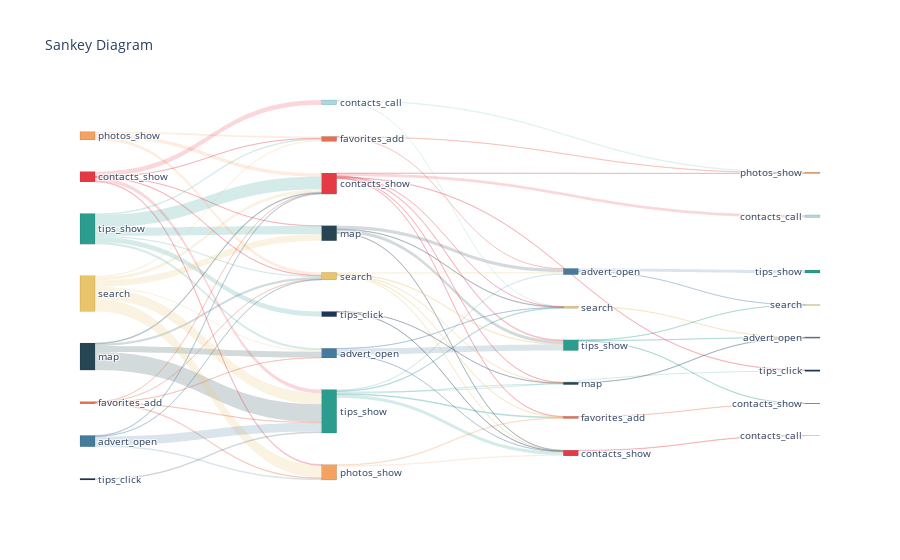

Notebook cell for this chart:
### Code cell
# построим диаграмму Санкея
sankey_diagram.show()

### Figure 1 — Plotly figure (JSON) as saved in the notebook; plotly's stock layout.template omitted (floating-point values rounded to 4 significant figures)
{"data": [{"domain": {"x": [0, 1], "y": [0, 1]}, "link": {"color": ["rgba(42, 157, 143, 0.2)", "rgba(42, 157, 143, 0.2)", "rgba(42, 157, 143, 0.2)", "rgba(42, 157, 143, 0.2)", "rgba(42, 157, 143, 0.2)", "rgba(42, 157, 143, 0.2)", "rgba(38, 70, 83, 0.2)", "rgba(38, 70, 83, 0.2)", "rgba(38, 70, 83, 0.2)", "rgba(38, 70, 83, 0.2)", "rgba(233, 196, 106, 0.2)", "rgba(233, 196, 106, 0.2)", "rgba(233, 196, 106, 0.2)", "rgba(233, 196, 106, 0.2)", "rgba(233, 196, 106, 0.2)", "rgba(233, 196, 106, 0.2)", "rgba(244, 162, 97, 0.2)", "rgba(244, 162, 97, 0.2)", "rgba(244, 162, 97, 0.2)", "rgba(230, 57, 70, 0.2)", "rgba(230, 57, 70, 0.2)", "rgba(230, 57, 70, 0.2)", "rgba(230, 57, 70, 0.2)", "rgba(230, 57, 70, 0.2)", "rgba(230, 57, 70, 0.2)", "rgba(231, 111, 81, 0.2)", "rgba(231, 111, 81, 0.2)", "rgba(231, 111, 81, 0.2)", "rgba(231, 111, 81, 0.2)", "rgba(231, 111, 81, 0.2)", "rgba(69, 123, 157, 0.2)", "rgba(69, 123, 157, 0.2)", "rgba(69, 123, 157, 0.2)", "rgba(69, 123, 157, 0.2)", "rgba(29, 53, 87, 0.2)", "rgba(42, 157, 143, 0.2)", "rgba(42, 157, 143, 0.2)", "rgba(42, 157, 143, 0.2)", "rgba(42, 157, 143, 0.2)", "rgba(42, 157, 143, 0.2)", "rgba(42, 157, 143, 0.2)", "rgba(38, 70, 83, 0.2)", "rgba(38, 70, 83, 0.2)", "rgba(38, 70, 83, 0.2)", "rgba(38, 70, 83, 0.2)", "rgba(244, 162, 97, 0.2)", "rgba(244, 162, 97, 0.2)", "rgba(231, 111, 81, 0.2)", "rgba(231, 111, 81, 0.2)", "rgba(168, 218, 220, 0.2)", "rgba(168, 218, 220, 0.2)", "rgba(230, 57, 70, 0.2)", "rgba(230, 57, 70, 0.2)", "rgba(230, 57, 70, 0.2)", "rgba(230, 57, 70, 0.2)", "rgba(230, 57, 70, 0.2)", "rgba(230, 57, 70, 0.2)", "rgba(230, 57, 70, 0.2)", "rgba(69, 123, 157, 0.2)", "rgba(69, 123, 157, 0.2)", "rgba(69, 123, 157, 0.2)", "rgba(233, 196, 106, 0.2)", "rgba(233, 196, 106, 0.2)", "rgba(233, 196, 106, 0.2)", "rgba(233, 196, 106, 0.2)", "rgba(233, 196, 106, 0.2)", "rgba(29, 53, 87, 0.2)", "rgba(29, 53, 87, 0.2)", "rgba(233, 196, 106, 0.2)", "rgba(230, 57, 70, 0.2)", "rgba(42, 157, 143, 0.2)", "rgba(42, 157, 143, 0.2)", "rgba(42, 157, 143, 0.2)", "rgba(69, 123, 157, 0.2)", "rgba(69, 123, 157, 0.2)", "rgba(38, 70, 83, 0.2)", "rgba(231, 111, 81, 0.2)"], "label": ["26.9%", "4.5%", "41.4%", "6.7%", "3.8%", "16.7%", "67.1%", "3.3%", "22.1%", "7.5%", "30.9%", "18.2%", "34.8%", "4.3%", "8.3%", "3.6%", "21.4%", "42.0%", "36.7%", "35.0%", "3.2%", "7.5%", "2.8%", "46.7%", "4.9%", "21.9%", "35.4%", "13.5%", "16.7%", "12.5%", "76.8%", "12.8%", "6.0%", "4.3%", "100.0%", "7.9%", "38.7%", "15.0%", "12.5%", "15.5%", "10.4%", "7.1%", "6.2%", "41.3%", "45.4%", "65.8%", "34.2%", "62.5%", "37.5%", "26.2%", "73.8%", "4.9%", "5.3%", "46.6%", "16.6%", "9.7%", "8.9%", "8.1%", "4.3%", "4.7%", "91.0%", "10.1%", "21.6%", "43.9%", "12.9%", "11.5%", "54.8%", "45.2%", "100.0%", "100.0%", "32.1%", "30.4%", "37.5%", "91.8%", "8.2%", "100.0%", "100.0%"], "source": [0, 0, 0, 0, 0, 0, 1, 1, 1, 1, 2, 2, 2, 2, 2, 2, 3, 3, 3, 4, 4, 4, 4, 4, 4, 5, 5, 5, 5, 5, 6, 6, 6, 6, 7, 8, 8, 8, 8, 8, 8, 9, 9, 9, 9, 10, 10, 11, 11, 12, 12, 13, 13, 13, 13, 13, 13, 13, 14, 14, 14, 15, 15, 15, 15, 15, 16, 16, 17, 19, 21, 21, 21, 22, 22, 24, 25], "target": [9, 11, 13, 14, 15, 16, 8, 13, 14, 15, 8, 9, 10, 11, 13, 14, 11, 13, 15, 8, 9, 10, 11, 12, 15, 8, 10, 13, 14, 15, 8, 10, 13, 15, 8, 17, 19, 22, 23, 24, 25, 17, 19, 21, 22, 19, 25, 18, 22, 17, 18, 17, 18, 20, 21, 23, 24, 25, 17, 19, 21, 19, 21, 22, 24, 25, 19, 24, 28, 26, 28, 30, 31, 27, 30, 28, 31], "value": [375, 63, 578, 93, 53, 233, 827, 41, 272, 93, 501, 295, 564, 69, 135, 59, 81, 159, 139, 164, 15, 35, 13, 219, 23, 21, 34, 13, 16, 12, 395, 66, 31, 22, 73, 29, 142, 55, 46, 57, 38, 24, 21, 140, 154, 52, 27, 20, 12, 11, 31, 12, 13, 115, 41, 24, 22, 20, 13, 14, 273, 14, 30, 61, 18, 16, 17, 14, 19, 22, 18, 17, 21, 134, 12, 19, 11]}, "node": {"color": ["rgba(42, 157, 143, 1)", "rgba(38, 70, 83, 1)", "rgba(233, 196, 106, 1)", "rgba(244, 162, 97, 1)", "rgba(230, 57, 70, 1)", "rgba(231, 111, 81, 1)", "rgba(69, 123, 157, 1)", "rgba(29, 53, 87, 1)", "rgba(42, 157, 143, 1)", "rgba(38, 70, 83, 1)", "rgba(244, 162, 97, 1)", "rgba(231, 111, 81, 1)", "rgba(168, 218, 220, 1)", "rgba(230, 57, 70, 1)", "rgba(69, 123, 157, 1)", "rgba(233, 196, 106, 1)", "rgba(29, 53, 87, 1)", "rgba(233, 196, 106, 1)", "rgba(244, 162, 97, 1)", "rgba(230, 57, 70, 1)", "rgba(168, 218, 220, 1)", "rgba(42, 157, 143, 1)", "rgba(69, 123, 157, 1)", "rgba(29, 53, 87, 1)", "rgba(38, 70, 83, 1)", "rgba(231, 111, 81, 1)", "rgba(168, 218, 220, 1)", "rgba(42, 157, 143, 1)", "rgba(69, 123, 157, 1)", "rgba(231, 111, 81, 1)", "rgba(233, 196, 106, 1)", "rgba(230, 57, 70, 1)", "rgba(29, 53, 87, 1)", "rgba(244, 162, 97, 1)", "rgba(38, 70, 83, 1)", "rgba(38, 70, 83, 1)", "rgba(69, 123, 157, 1)", "rgba(29, 53, 87, 1)", "rgba(230, 57, 70, 1)", "rgba(231, 111, 81, 1)", "rgba(233, 196, 106, 1)", "rgba(168, 218, 220, 1)", "rgba(42, 157, 143, 1)", "rgba(233, 196, 106, 1)", "rgba(69, 123, 157, 1)"], "label": ["tips_show", "map", "search", "photos_show", "contacts_show", "favorites_add", "advert_open", "tips_click", "tips_show", "map", "photos_show", "favorites_add", "contacts_call", "contacts_show", "advert_open", "search", "tips_click", "search", "photos_show", "contacts_show", "contacts_call", "tips_show", "advert_open", "tips_click", "map", "favorites_add", "contacts_call", "tips_show", "advert_open", "favorites_add", "search", "contacts_show", "tips_click", "photos_show", "map", "map", "advert_open", "tips_click", "contacts_show", "favorites_add", "search", "contacts_call", "tips_show", "search", "advert_open"], "line": {"color": "black", "width": 0.1}, "pad": 50, "thickness": 15}, "orientation": "h", "type": "sankey", "valueformat": ".0f"}], "layout": {"autosize": true, "font": {"size": 10}, "title": {"text": "Sankey Diagram"}}}
